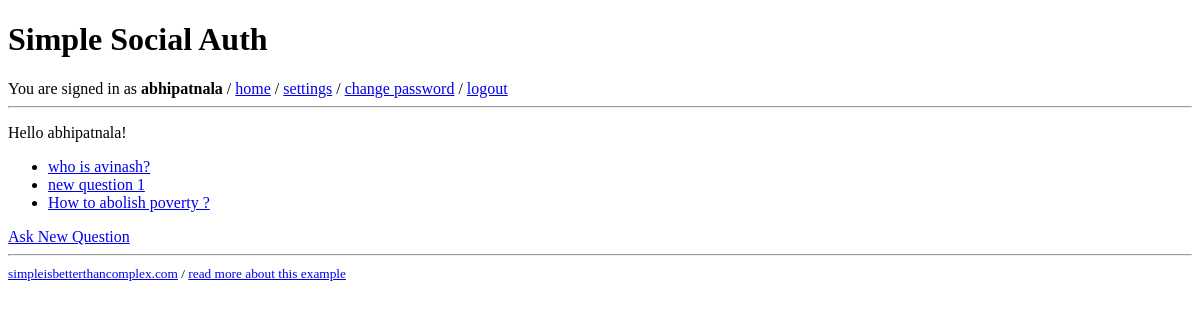
The app's page /home (signed in), older data.
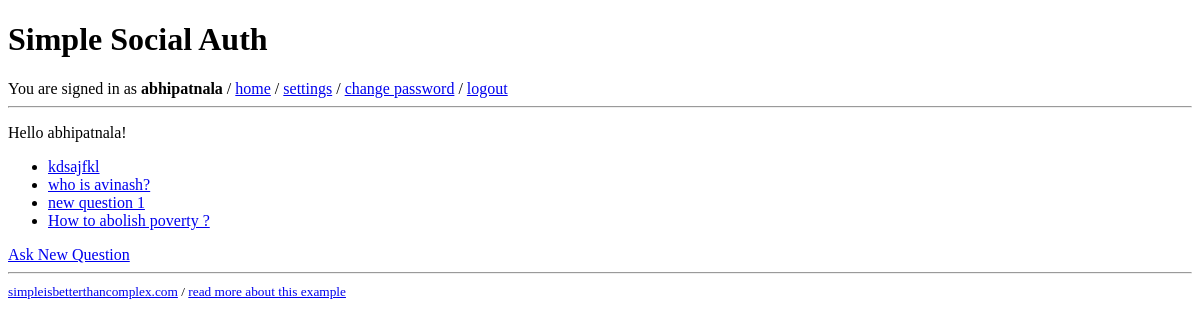
The same page, newer data.
### redditapp/models.py (models this page shows, shortened)
class Question(models.Model):
    question_text = models.CharField(max_length=400)
    pub_date = models.DateTimeField('date published', auto_now_add=True)
    author = models.ForeignKey('auth.User', on_delete=models.CASCADE)

### redditapp/views.py (the view)
# urls.py: url(r'^home$', app_views.home, name='home'),
@login_required
def home(request):
    latest_question_list = Question.objects.order_by('-pub_date')[:5]
    context = {
            'latest_question_list': latest_question_list,
            }
    return render(request, 'redditapp/home.html', context)

### redditapp/templates/redditapp/home.html
{% extends 'base.html' %}
{% block content %}
<p>Hello {{ user.username }}!</p>
{% if latest_question_list %}
<ul>
  {% for question in latest_question_list %}
  <li><a href="/redditapp/{{ question.id }}/">{{ question.question_text }}</a></li>
  {% endfor %}
</ul>
{% else %}
<p>No questions are available.</p>
{% endif %}
<a href="/redditapp/ask_question">Ask New Question</a>
{% endblock %}

Row changes from the older to the newer data that the page shows:
added Question: question_text "kdsajfkl"
